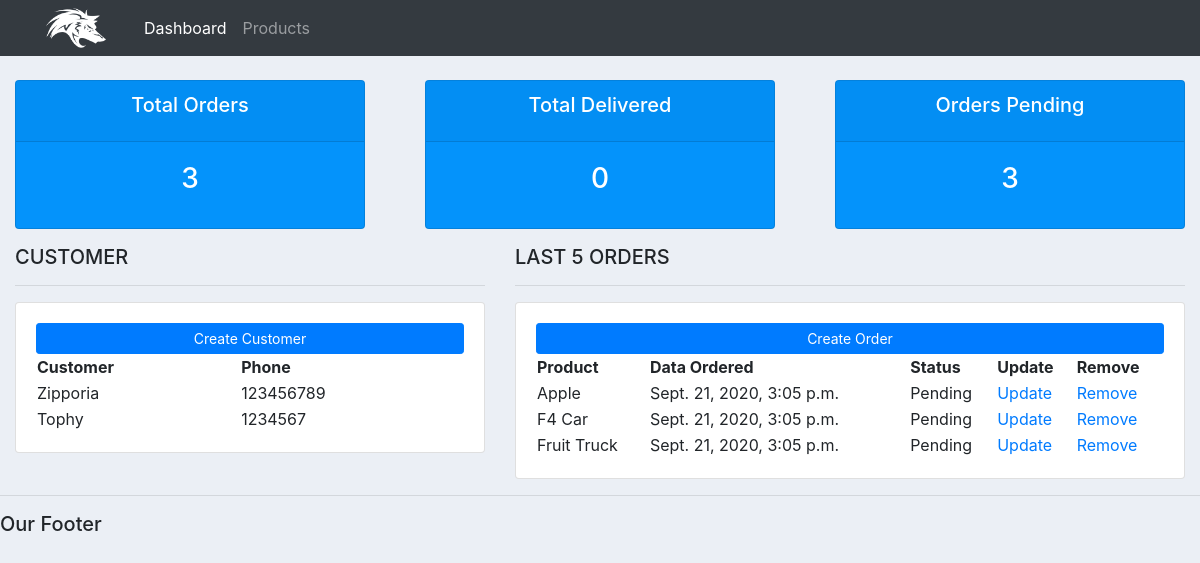
Before: / with the older database file.
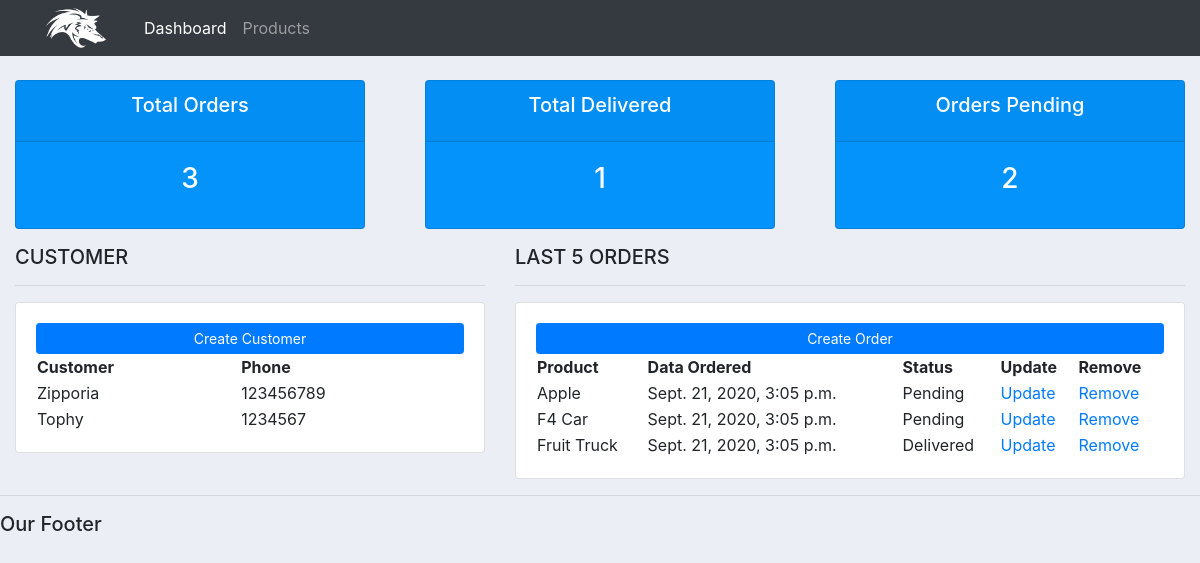
After: the same page with the newer database file.
### accounts/models.py (models this page shows)
class Order(models.Model):
    STATUS = (
        ('Pending', 'Pending'),
        ('Out for delivery', 'Out for delivery'),
        ('Delivered', 'Delivered'),
    )
    customer = models.ForeignKey(Customer, null=True, on_delete=models.SET_NULL)
    product = models.ForeignKey(Product, null=True, on_delete=models.SET_NULL)
    date_created = models.DateTimeField(auto_now_add=True, null=True)
    status = models.CharField(max_length=200, null=True, choices=STATUS)

class Product(models.Model):
    CATEGORY = (
        ('Indoor', 'Indoor'),
        ('Out Door', 'Out Door'),
    )
    name = models.CharField(max_length=200, null=True)
    price = models.FloatField(null=True)
    category = models.CharField(max_length=200, null=True, choices=CATEGORY)
    description = models.CharField(max_length=200, null=True, blank=True)
    date_created = models.DateTimeField(auto_now_add=True, null=True)
    tags = models.ManyToManyField(Tag)
    def __str__(self):
        return self.name

### accounts/views.py (the view)
# urls.py: path('', views.home),
def home(request):
    orders = Order.objects.all()
    customers = Customer.objects.all()
    total_customers = customers.count()
    total_orders = orders.count()
    delivered = orders.filter(status='Delivered').count()
    pending = orders.filter(status='Pending').count()
    context = {'orders':orders, 'customers':customers,
    'total_orders':total_orders, 'delivered':delivered, 'pending':pending}
    return render(request,'accounts/dashboard.html', context)

### accounts/templates/accounts/dashboard.html
{% extends 'accounts/main.html' %}
{% block content %}
{% include 'accounts/status.html' %}
  <div class="container-fluid">
    <div class="row">
      <div class="col-md-5">
        <h5>CUSTOMER</h5>
        <hr>
        <div class="card card-body">
          <a class="btn btn-primary btn-sm btn-block" href="">Create Customer</a>
          <table>
            <tr>
              <th>Customer</th>
              <th>Phone</th>
            </tr>
            {% for customer in customers%}
              <tr>
                <td>{{customer.name}}</td>
                <td>{{customer.phone}}</td>
              </tr>
            {% endfor %}
          </table>
        </div>
      </div>
      <div class="col-md-7">
        <h5>LAST 5 ORDERS</h5>
        <hr>
        <div class="card card-body">
          <a class="btn btn-primary btn-sm btn-block" href="">Create Order</a>
          <table>
            <tr>
              <th>Product</th>
              <th>Data Ordered</th>
              <th>Status</th>
              <th>Update</th>
              <th>Remove</th>
            </tr>
            {% for order in orders%}
              <tr>
                <td>{{order.product}}</td>
                <td>{{order.date_created}}</td>
                <td>{{order.status}}</td>
                <td><a href="">Update</a></td>
                <td><a href="">Remove</a></td>
              </tr>
            {% endfor %}
          </table>
        </div>
      </div>
    </div>
  </div>
{% endblock  %}

Changed rows visible on the page:
changed Order "Fruit Truck": status "Pending" → "Delivered"
Other visible differences:
{{ delivered }}: "0" → "1"
{{ pending }}: "3" → "2"
